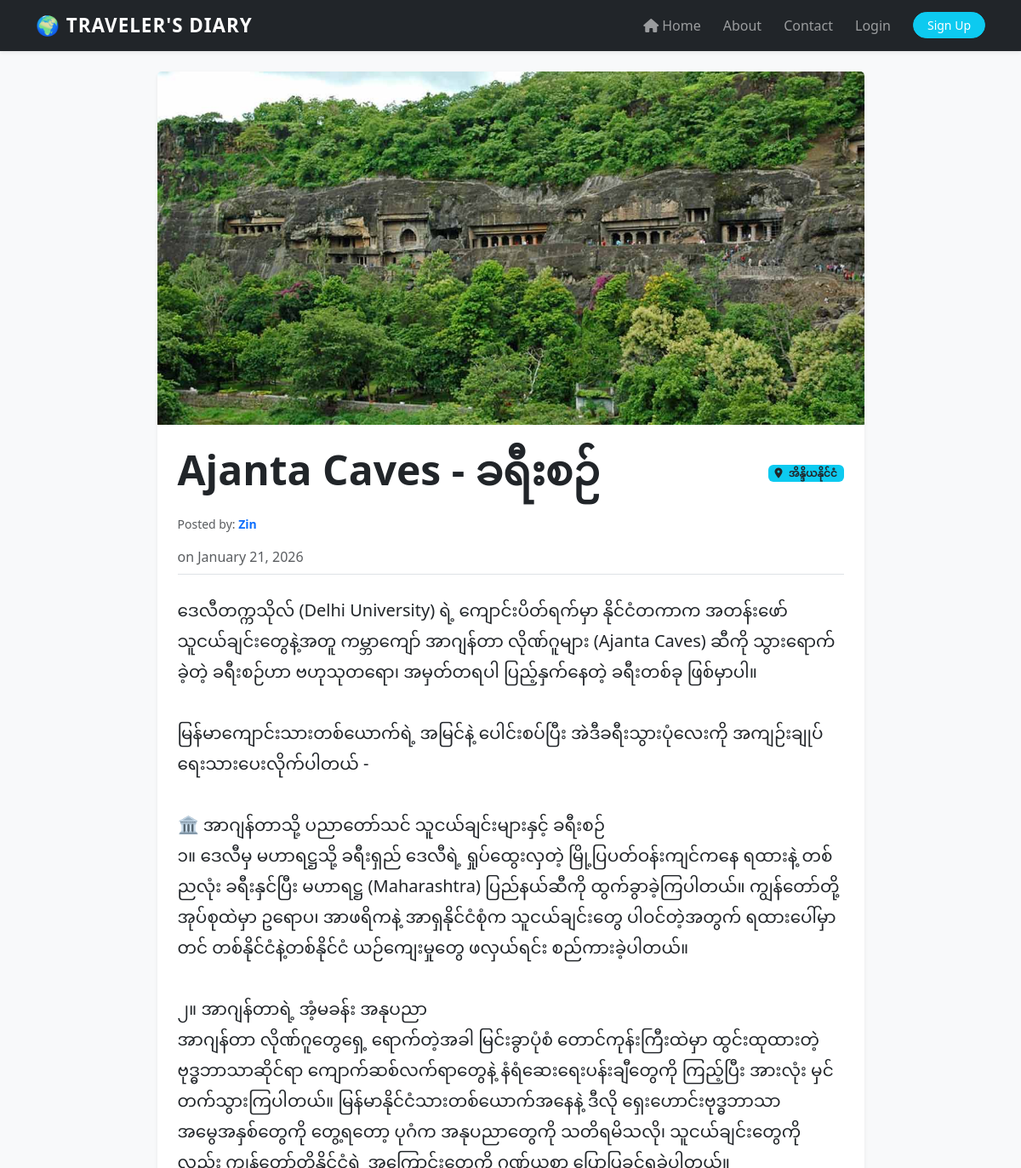
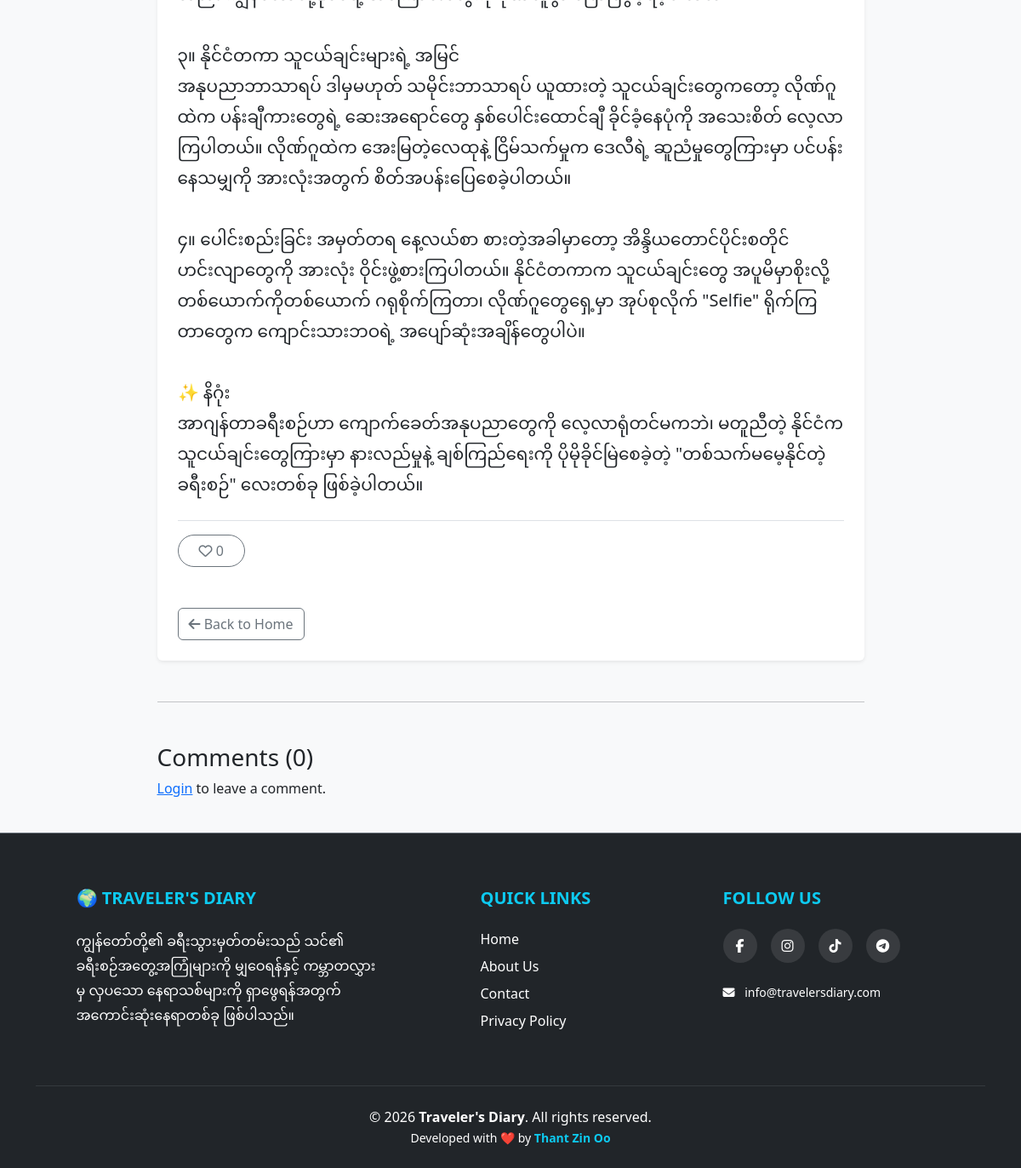
The page /post/13/ on the database its author committed (2 pictures, top to bottom).
### blog/models.py (models this page shows, shortened)
class TravelPost(models.Model):
    author = models.ForeignKey(User, on_delete=models.CASCADE)
    title = models.CharField(max_length=200)
    location = models.CharField(max_length=100)
    content = models.TextField()
    image = models.ImageField(upload_to='travel_posts/')
    created_at = models.DateTimeField(auto_now_add=True)
    likes = models.ManyToManyField(User, related_name='blog_posts', blank=True)
    def total_likes(self):
        return self.likes.count()

### blog/views.py (the view)
# urls.py: path('post/<int:pk>/', views.post_detail, name='post-detail'),
def post_detail(request, pk):
    post = get_object_or_404(TravelPost, pk=pk)
    comments = post.comments.filter(parent=None).order_by('-created_at')
    if request.method == 'POST':
        if not request.user.is_authenticated:
            return redirect('login')
        form = CommentForm(request.POST)
        if form.is_valid():
            comment = form.save(commit=False)
            comment.post = post
            comment.author = request.user
            parent_id = request.POST.get('parent_id')
            if parent_id:
                parent_obj = Comment.objects.get(id=parent_id)
                comment.parent = parent_obj
            comment.save()
            messages.success(request, "Comment added!")
            return redirect(reverse('post-detail', kwargs={'pk': post.pk}) + '#comment-section')
    else:
        form = CommentForm()
    return render(request, 'blog/post_detail.html', {
        'post': post,
        'comments': comments,
        'comment_form': form
    })

### blog/templates/blog/post_detail.html (shortened to what this page needs)
{% extends "base.html" %}
{% block content %}
<div class="row justify-content-center">
    <div class="col-md-9">
        <article class="card shadow-sm border-0">
            {% if post.image %}
            <img src="{{ post.image.url }}" class="card-img-top img-fluid" alt="{{ post.title }}">
            {% endif %}
            <div class="card-body p-4">
                <div class="d-flex justify-content-between align-items-center mb-3">
                    <h1 class="display-5 fw-bold">{{ post.title }}</h1>
                    {% if post.location %}
                    <span class="badge bg-info text-dark">
                        <i class="fas fa-map-marker-alt me-1"></i> {{ post.location }}
                    </span>
                    {% else %}
                    <span class="badge bg-secondary">No location mentioned</span>
                    {% endif %}
                </div>
                <div class="text-muted mb-4 border-bottom pb-2">
                    <p class="text-muted small">
                        Posted by:
                        <a href="{% url 'profile' post.author.username %}"
                            class="text-decoration-none fw-bold text-primary">
                            {{ post.author.username }}
                        </a>
                    </p>
                    </strong> on {{ post.created_at|date:"F d, Y" }}
                </div>
                <p class="lead" style="line-height: 1.8; white-space: pre-wrap;">{{ post.content }}</p>
                <div class="mt-4 border-top pt-3">
                    {% if user.is_authenticated %}
                    <button id="like-btn" data-id="{{ post.pk }}"
                        class="btn {% if user in post.likes.all %}btn-danger{% else %}btn-outline-danger{% endif %} rounded-pill px-4 btn-smooth">
                        <i class="{% if user in post.likes.all %}fas{% else %}far{% endif %} fa-heart"
                            id="like-icon"></i>
                        <span id="like-count">{{ post.total_likes }}</span>
                    </button>
                    {% else %}
                    <a href="{% url 'login' %}" class="btn btn-outline-secondary rounded-pill px-4">
                        <i class="far fa-heart"></i> {{ post.total_likes }}
                    </a>
                    {% endif %}
                </div>
                <div class="mt-5">
                    <a href="{% url 'blog-home' %}" class="btn btn-outline-secondary btn-smooth">
                        <i class="fas fa-arrow-left"></i> Back to Home
                    </a>
                </div>
            </div>
        </article>
        <hr class="my-5" id="comment-section">
        <h3>Comments ({{ comments.count }})</h3>
        {% if user.is_authenticated %}
        <div class="card card-body shadow-sm border-0 mb-4">
            <form method="POST">
                {% csrf_token %}
                {{ comment_form.as_p }}
                <button type="submit" class="btn btn-primary btn-smooth">Post Comment</button>
            </form>
        </div>
        {% else %}
        <p><a href="{% url 'login' %}">Login</a> to leave a comment.</p>
        {% endif %}
    </div>
</div>
{% endblock content %}

### templates/base.html (style rules this page uses)
body { display: flex; flex-direction: column; min-height: 100vh; background-color: #f8f9fa; }

### blog/templates/blog/post_detail.html (style rules this page uses)
* { scroll-behavior: auto !important; }
[id] { scroll-margin-top: 100px; }
.btn-smooth { transition: all 0.3s ease; }

### rows shown on the page
TravelPost: image (picture), title "Ajanta Caves - ခရီးစဉ်", location "အိန္ဒိယနိုင်ငံ", author.username "Zin", created_at "January 21, 2026", content "ဒေလီတက္ကသိုလ် (Delhi University) ရဲ့ ကျောင်းပိတ်ရက်မှာ နိုင်ငံတကာက အတန်းဖော်သူငယ်ချင်းတွေနဲ့အတူ ကမ္ဘာကျော် အာဂျန်တာ လိုဏ်ဂူများ (Ajanta Caves) ဆီကို သွားရောက်ခဲ့တဲ့ ခရီးစဉ်ဟာ ဗဟုသုတရော၊ အမှတ်တရပါ ပြည့်နှက်နေတဲ့ ခရီးတစ်ခု ဖြစ်မှာပါ။ မြန်မာကျောင်းသားတစ်ယောက်ရဲ့ အမြင်နဲ့ ပေါင်းစပ်ပြီး အဲဒီခရီးသွားပုံလေးကို အကျဉ်းချုပ် ရေးသားပေးလိုက်ပါတယ် - 🏛️ အာဂျန်တာသို့ ပညာတော်သင် သူငယ်ချင်းများနှင့် ခရီးစဉ် ၁။ ဒေလီမှ မဟာရဋ္ဌသို့ ခရီးရှည် ဒေလီရဲ့ ရှုပ်ထွေးလှတဲ့ မြို့ပြပတ်ဝန်းကျင်ကနေ ရထားနဲ့ တစ်ညလုံး ခရီးနှင်ပြီး မဟာရဋ္ဌ (Maharashtra) ပြည်နယ်ဆီကို ထွက်ခွာခဲ့ကြပါတယ်။ ကျွန်တော်တို့ အုပ်စုထဲမှာ ဥရောပ၊ အာဖရိကနဲ့ အာရှနိုင်ငံစုံက သူငယ်ချင်းတွေ ပါဝင်တဲ့အတွက် ရထားပေါ်မှာတင် တစ်နိုင်ငံနဲ့တစ်နိုင်ငံ ယဉ်ကျေးမှုတွေ…", total_likes "0"

### other values the page prints
{{ comments.count }} "0"
